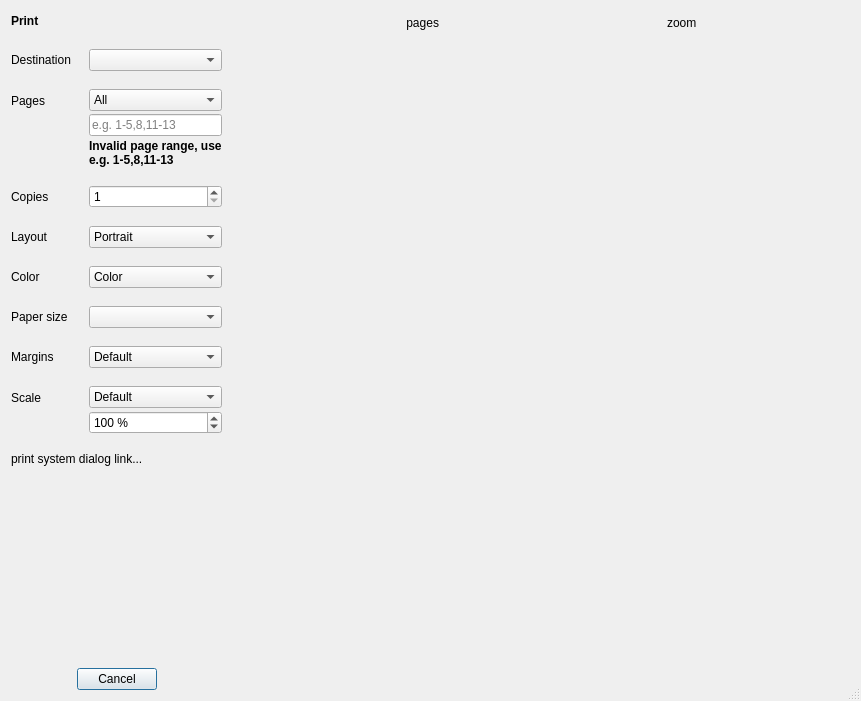
<?xml version="1.0" encoding="UTF-8"?>
<ui version="4.0">
 <class>PrintDialog</class>
 <widget class="QDialog" name="PrintDialog">
  <property name="geometry">
   <rect>
    <x>0</x>
    <y>0</y>
    <width>861</width>
    <height>701</height>
   </rect>
  </property>
  <property name="windowTitle">
   <string>Print preview</string>
  </property>
  <property name="sizeGripEnabled">
   <bool>true</bool>
  </property>
  <layout class="QGridLayout" name="gridLayout" rowstretch="0,0,0" columnstretch="0,1">
   <item row="0" column="1">
    <layout class="QHBoxLayout" name="horizontalLayout_2">
     <property name="spacing">
      <number>0</number>
     </property>
     <item>
      <spacer name="horizontalSpacer_6">
       <property name="orientation">
        <enum>Qt::Horizontal</enum>
       </property>
       <property name="sizeHint" stdset="0">
        <size>
         <width>40</width>
         <height>20</height>
        </size>
       </property>
      </spacer>
     </item>
     <item>
      <widget class="QToolButton" name="w_page_first">
       <property name="toolTip">
        <string>Show first page</string>
       </property>
       <property name="icon">
        <iconset theme="go-first">
         <normaloff>.</normaloff>.</iconset>
       </property>
       <property name="autoRaise">
        <bool>true</bool>
       </property>
      </widget>
     </item>
     <item>
      <widget class="QToolButton" name="w_page_prev">
       <property name="toolTip">
        <string>Show previous page</string>
       </property>
       <property name="icon">
        <iconset theme="go-previous">
         <normaloff>.</normaloff>.</iconset>
       </property>
       <property name="autoRaise">
        <bool>true</bool>
       </property>
      </widget>
     </item>
     <item>
      <widget class="QLabel" name="w_pages">
       <property name="text">
        <string notr="true">pages</string>
       </property>
       <property name="alignment">
        <set>Qt::AlignRight|Qt::AlignTrailing|Qt::AlignVCenter</set>
       </property>
      </widget>
     </item>
     <item>
      <widget class="QToolButton" name="w_page_next">
       <property name="toolTip">
        <string>Show next page</string>
       </property>
       <property name="icon">
        <iconset theme="go-next">
         <normaloff>.</normaloff>.</iconset>
       </property>
       <property name="autoRaise">
        <bool>true</bool>
       </property>
      </widget>
     </item>
     <item>
      <widget class="QToolButton" name="w_page_last">
       <property name="toolTip">
        <string>Show last page</string>
       </property>
       <property name="icon">
        <iconset theme="go-last">
         <normaloff>.</normaloff>.</iconset>
       </property>
       <property name="autoRaise">
        <bool>true</bool>
       </property>
      </widget>
     </item>
     <item>
      <spacer name="horizontalSpacer_3">
       <property name="orientation">
        <enum>Qt::Horizontal</enum>
       </property>
       <property name="sizeType">
        <enum>QSizePolicy::Fixed</enum>
       </property>
       <property name="sizeHint" stdset="0">
        <size>
         <width>20</width>
         <height>20</height>
        </size>
       </property>
      </spacer>
     </item>
     <item>
      <widget class="QToolButton" name="w_page_single">
       <property name="toolTip">
        <string>Show only one page at a time</string>
       </property>
       <property name="text">
        <string/>
       </property>
       <property name="icon">
        <iconset theme="page-simple">
         <normaloff>.</normaloff>.</iconset>
       </property>
       <property name="autoRaise">
        <bool>true</bool>
       </property>
      </widget>
     </item>
     <item>
      <widget class="QToolButton" name="w_page_double">
       <property name="toolTip">
        <string>Show all pages side-by-side</string>
       </property>
       <property name="icon">
        <iconset theme="page-2sides">
         <normaloff>.</normaloff>.</iconset>
       </property>
       <property name="autoRaise">
        <bool>true</bool>
       </property>
      </widget>
     </item>
     <item>
      <spacer name="horizontalSpacer_5">
       <property name="orientation">
        <enum>Qt::Horizontal</enum>
       </property>
       <property name="sizeType">
        <enum>QSizePolicy::Fixed</enum>
       </property>
       <property name="sizeHint" stdset="0">
        <size>
         <width>20</width>
         <height>20</height>
        </size>
       </property>
      </spacer>
     </item>
     <item>
      <widget class="QToolButton" name="w_fit_width">
       <property name="toolTip">
        <string>Fit to window width</string>
       </property>
       <property name="text">
        <string/>
       </property>
       <property name="icon">
        <iconset theme="zoom-fit-width">
         <normaloff>.</normaloff>.</iconset>
       </property>
       <property name="autoRaise">
        <bool>true</bool>
       </property>
      </widget>
     </item>
     <item>
      <widget class="QToolButton" name="w_fit_best">
       <property name="toolTip">
        <string>Fit one full page to window</string>
       </property>
       <property name="icon">
        <iconset theme="zoom-fit-best">
         <normaloff>.</normaloff>.</iconset>
       </property>
       <property name="autoRaise">
        <bool>true</bool>
       </property>
      </widget>
     </item>
     <item>
      <spacer name="horizontalSpacer_4">
       <property name="orientation">
        <enum>Qt::Horizontal</enum>
       </property>
       <property name="sizeType">
        <enum>QSizePolicy::Fixed</enum>
       </property>
       <property name="sizeHint" stdset="0">
        <size>
         <width>20</width>
         <height>20</height>
        </size>
       </property>
      </spacer>
     </item>
     <item>
      <widget class="QToolButton" name="w_zoom_out">
       <property name="toolTip">
        <string>Zoom out</string>
       </property>
       <property name="icon">
        <iconset theme="zoom-out">
         <normaloff>.</normaloff>.</iconset>
       </property>
       <property name="autoRepeat">
        <bool>true</bool>
       </property>
       <property name="autoRaise">
        <bool>true</bool>
       </property>
      </widget>
     </item>
     <item>
      <widget class="QLabel" name="w_zoom">
       <property name="text">
        <string notr="true">zoom</string>
       </property>
      </widget>
     </item>
     <item>
      <widget class="QToolButton" name="w_zoom_in">
       <property name="toolTip">
        <string>Zoom in</string>
       </property>
       <property name="icon">
        <iconset theme="zoom-in">
         <normaloff>.</normaloff>.</iconset>
       </property>
       <property name="autoRepeat">
        <bool>true</bool>
       </property>
       <property name="autoRaise">
        <bool>true</bool>
       </property>
      </widget>
     </item>
     <item>
      <spacer name="horizontalSpacer_2">
       <property name="orientation">
        <enum>Qt::Horizontal</enum>
       </property>
       <property name="sizeHint" stdset="0">
        <size>
         <width>40</width>
         <height>20</height>
        </size>
       </property>
      </spacer>
     </item>
    </layout>
   </item>
   <item row="0" column="0" rowspan="3">
    <layout class="QVBoxLayout" name="verticalLayout_3">
     <property name="spacing">
      <number>18</number>
     </property>
     <item>
      <layout class="QHBoxLayout" name="horizontalLayout">
       <item>
        <widget class="QLabel" name="label">
         <property name="font">
          <font>
           <bold>true</bold>
          </font>
         </property>
         <property name="text">
          <string>Print</string>
         </property>
        </widget>
       </item>
       <item>
        <spacer name="horizontalSpacer">
         <property name="orientation">
          <enum>Qt::Horizontal</enum>
         </property>
         <property name="sizeHint" stdset="0">
          <size>
           <width>40</width>
           <height>20</height>
          </size>
         </property>
        </spacer>
       </item>
      </layout>
     </item>
     <item>
      <layout class="QFormLayout" name="formLayout">
       <item row="0" column="0">
        <widget class="QLabel" name="label_3">
         <property name="text">
          <string>Destination</string>
         </property>
        </widget>
       </item>
       <item row="0" column="1">
        <layout class="QVBoxLayout" name="verticalLayout42">
         <item>
          <widget class="QComboBox" name="w_printers"/>
         </item>
        </layout>
       </item>
       <item row="1" column="0">
        <widget class="QLabel" name="label_4">
         <property name="text">
          <string>Pages</string>
         </property>
        </widget>
       </item>
       <item row="1" column="1">
        <layout class="QVBoxLayout" name="verticalLayout">
         <property name="spacing">
          <number>3</number>
         </property>
         <item>
          <widget class="QComboBox" name="w_pageMode">
           <item>
            <property name="text">
             <string>All</string>
            </property>
           </item>
           <item>
            <property name="text">
             <string>Selection Only</string>
            </property>
           </item>
           <item>
            <property name="text">
             <string>Custom</string>
            </property>
           </item>
          </widget>
         </item>
         <item>
          <widget class="QLineEdit" name="w_pageSelect">
           <property name="placeholderText">
            <string>e.g. 1-5,8,11-13</string>
           </property>
          </widget>
         </item>
         <item>
          <widget class="QLabel" name="w_pageSelectWarning">
           <property name="font">
            <font>
             <bold>true</bold>
            </font>
           </property>
           <property name="text">
            <string>Invalid page range, use e.g. 1-5,8,11-13</string>
           </property>
           <property name="wordWrap">
            <bool>true</bool>
           </property>
          </widget>
         </item>
        </layout>
       </item>
       <item row="2" column="0">
        <widget class="QLabel" name="label_5">
         <property name="text">
          <string>Copies</string>
         </property>
        </widget>
       </item>
       <item row="2" column="1">
        <layout class="QVBoxLayout" name="verticalLayout47">
         <item>
          <widget class="QSpinBox" name="w_copies">
           <property name="minimum">
            <number>1</number>
           </property>
           <property name="value">
            <number>1</number>
           </property>
          </widget>
         </item>
        </layout>
       </item>
       <item row="3" column="0">
        <widget class="QLabel" name="label_6">
         <property name="text">
          <string>Layout</string>
         </property>
        </widget>
       </item>
       <item row="3" column="1">
        <layout class="QVBoxLayout" name="verticalLayout46">
         <item>
          <widget class="QComboBox" name="w_layout">
           <item>
            <property name="text">
             <string>Portrait</string>
            </property>
           </item>
           <item>
            <property name="text">
             <string>Landscape</string>
            </property>
           </item>
          </widget>
         </item>
        </layout>
       </item>
       <item row="4" column="0">
        <widget class="QLabel" name="label_7">
         <property name="text">
          <string>Color</string>
         </property>
        </widget>
       </item>
       <item row="4" column="1">
        <layout class="QVBoxLayout" name="verticalLayout45">
         <item>
          <widget class="QComboBox" name="w_color">
           <item>
            <property name="text">
             <string>Color</string>
            </property>
           </item>
           <item>
            <property name="text">
             <string>Black and white</string>
            </property>
           </item>
          </widget>
         </item>
        </layout>
       </item>
       <item row="5" column="0">
        <widget class="QLabel" name="label_8">
         <property name="text">
          <string>Paper size</string>
         </property>
        </widget>
       </item>
       <item row="5" column="1">
        <layout class="QVBoxLayout" name="verticalLayout44">
         <item>
          <widget class="QComboBox" name="w_paperSize"/>
         </item>
        </layout>
       </item>
       <item row="6" column="0">
        <widget class="QLabel" name="label_9">
         <property name="text">
          <string>Margins</string>
         </property>
        </widget>
       </item>
       <item row="6" column="1">
        <layout class="QVBoxLayout" name="verticalLayout43">
         <item>
          <widget class="QComboBox" name="w_margins">
           <item>
            <property name="text">
             <string>Default</string>
            </property>
           </item>
           <item>
            <property name="text">
             <string>None</string>
            </property>
           </item>
           <item>
            <property name="text">
             <string>Minimum</string>
            </property>
           </item>
          </widget>
         </item>
        </layout>
       </item>
       <item row="7" column="0">
        <widget class="QLabel" name="label_10">
         <property name="text">
          <string>Scale</string>
         </property>
        </widget>
       </item>
       <item row="7" column="1">
        <layout class="QVBoxLayout" name="verticalLayout_2">
         <property name="spacing">
          <number>3</number>
         </property>
         <item>
          <widget class="QComboBox" name="w_scaleMode">
           <item>
            <property name="text">
             <string>Default</string>
            </property>
           </item>
           <item>
            <property name="text">
             <string>Fit to width</string>
            </property>
           </item>
           <item>
            <property name="text">
             <string>Custom</string>
            </property>
           </item>
          </widget>
         </item>
         <item>
          <widget class="QSpinBox" name="w_scalePercent">
           <property name="suffix">
            <string notr="true"> %</string>
           </property>
           <property name="minimum">
            <number>25</number>
           </property>
           <property name="maximum">
            <number>250</number>
           </property>
           <property name="value">
            <number>100</number>
           </property>
          </widget>
         </item>
        </layout>
       </item>
      </layout>
     </item>
     <item>
      <widget class="QLabel" name="w_sysprint">
       <property name="text">
        <string notr="true">print system dialog link...</string>
       </property>
      </widget>
     </item>
     <item>
      <spacer name="verticalSpacer">
       <property name="orientation">
        <enum>Qt::Vertical</enum>
       </property>
       <property name="sizeHint" stdset="0">
        <size>
         <width>20</width>
         <height>1</height>
        </size>
       </property>
      </spacer>
     </item>
     <item>
      <widget class="QDialogButtonBox" name="w_buttons">
       <property name="standardButtons">
        <set>QDialogButtonBox::Cancel</set>
       </property>
       <property name="centerButtons">
        <bool>true</bool>
       </property>
      </widget>
     </item>
    </layout>
   </item>
   <item row="1" column="1">
    <widget class="QWidget" name="w_print_preview_container" native="true">
     <property name="sizePolicy">
      <sizepolicy hsizetype="MinimumExpanding" vsizetype="MinimumExpanding">
       <horstretch>100</horstretch>
       <verstretch>100</verstretch>
      </sizepolicy>
     </property>
     <property name="minimumSize">
      <size>
       <width>200</width>
       <height>200</height>
      </size>
     </property>
    </widget>
   </item>
  </layout>
 </widget>
 <resources/>
 <connections/>
</ui>
